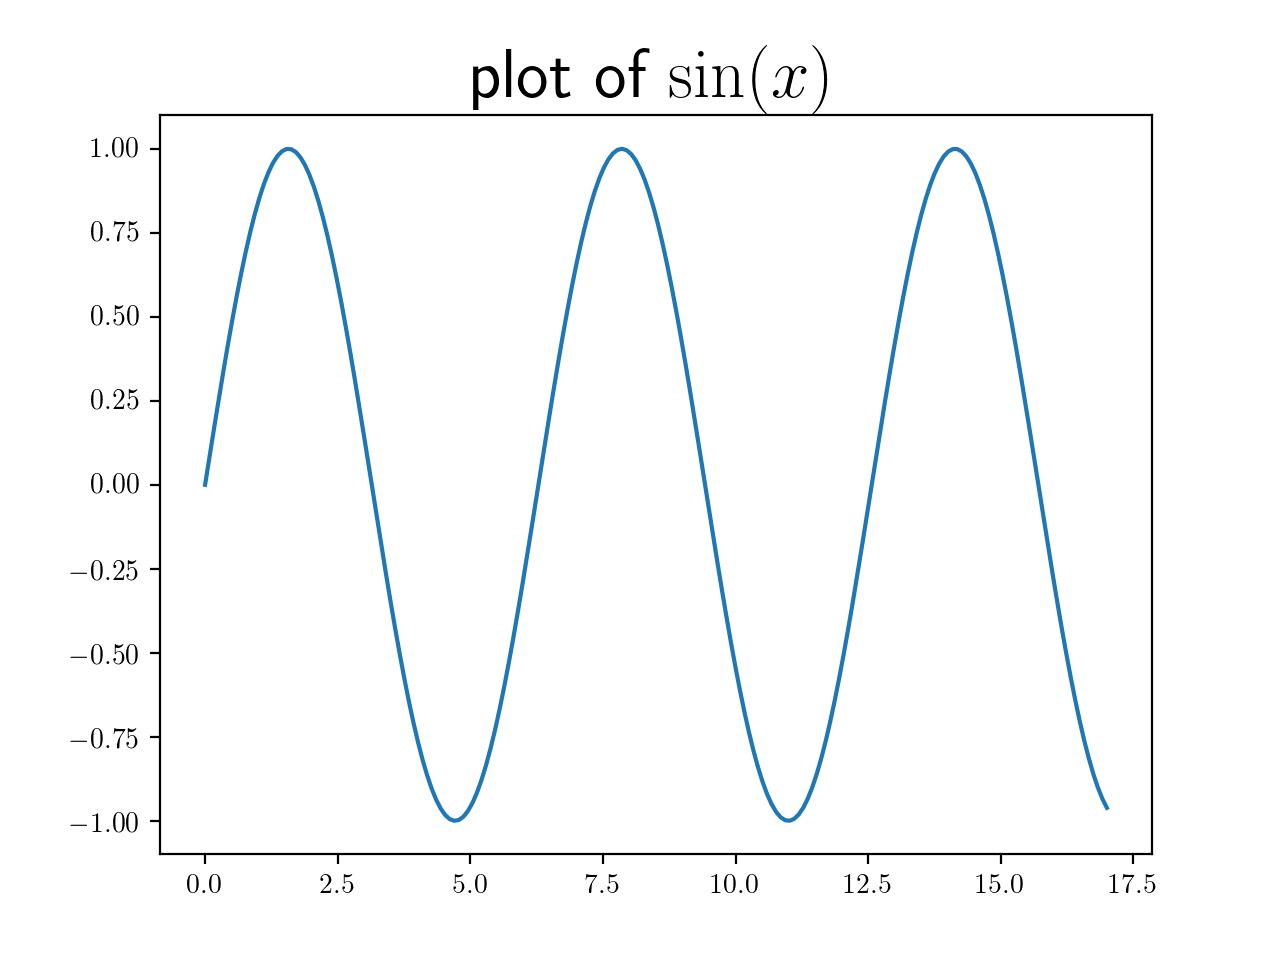

Generate this figure with Python:
#file name: sin.py
from matplotlib import rc # this line is for naming the plot on top of the frame.
rc('text', usetex=True)
import numpy as np
import math
import matplotlib.pyplot as plt


x = np.linspace(0.,17.,200) # here is to define the number of points, and the size of the x-axix
fx = np.sin(x) # here goes the function itself

plt.plot(x,fx)
# in the following line you see how we can write text as well as mathematiacl equations with the latex formating.
plt.title(
  r'plot of $\sin(x)$', fontsize=25
)


plt.show()
